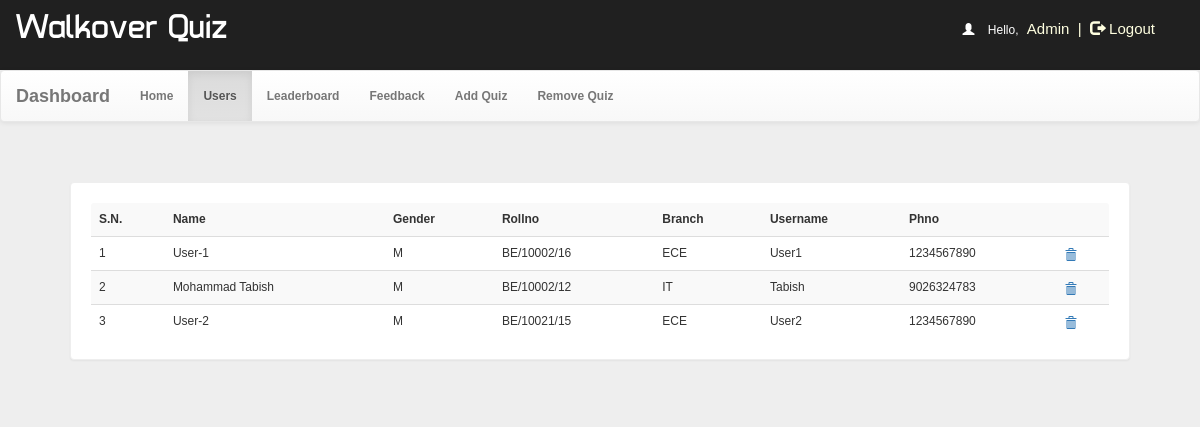
Page /dash.php?q=1 (signed in) on the committed database.
### tables this page shows
CREATE TABLE `user` (
  `id` int(100) NOT NULL,
  `name` varchar(50) NOT NULL,
  `rollno` varchar(20) NOT NULL,
  `branch` varchar(20) NOT NULL,
  `gender` varchar(5) NOT NULL,
  `username` varchar(50) NOT NULL,
  `phno` bigint(20) NOT NULL,
  `password` varchar(50) NOT NULL
);

### dash.php (the view, shortened to what this page needs)
<!DOCTYPE html PUBLIC "-//W3C//DTD XHTML 1.0 Transitional//EN" "http://www.w3.org/TR/xhtml1/DTD/xhtml1-transitional.dtd">
<html xmlns="http://www.w3.org/1999/xhtml">
<head>
<link  rel="stylesheet" href="css/bootstrap.min.css"/>
 <link  rel="stylesheet" href="css/bootstrap-theme.min.css"/>
 <link rel="stylesheet" href="css/main.css">
 <link  rel="stylesheet" href="css/font.css">
</head>
<body  style="background:#eee;">
<body  style="background:#eee;">
<div class="header">
<div class="row">
<div class="col-lg-6">
<span class="logo">Walkover Quiz</span></div>
<?php
include_once 'dbConnection.php';
if (!(isset($_SESSION['username']))  || ($_SESSION['key']) != '54585c506829293a2d4c3b68543b316e2e7a2d277858545a36362e5f39') {
    session_destroy();
    header("location:index.php");
} else {
    $name     = $_SESSION['name'];
    echo '<span class="pull-right top title1" ><span style="color:white"><span class="glyphicon glyphicon-user" aria-hidden="true"></span>&nbsp;&nbsp;&nbsp;&nbsp;Hello,</span> <span class="log log1" style="color:lightyellow">' . $name . '&nbsp;&nbsp;|&nbsp;&nbsp;<a href="logout.php?q=account.php" style="color:lightyellow"><span class="glyphicon glyphicon-log-out" aria-hidden="true"></span>&nbsp;Logout</button></a></span>';
}
?>
</div></div>
<nav class="navbar navbar-default title1">
  <div class="container-fluid">
    <div class="navbar-header">
      <a class="navbar-brand" href="dash.php?q=0"><b>Dashboard</b></a>
    </div>
    <div class="collapse navbar-collapse" id="bs-example-navbar-collapse-1">
      <ul class="nav navbar-nav">
        <li <?php
if (@$_GET['q'] == 0)
    echo 'class="active"';
?>><a href="dash.php?q=0" style="font-weight:bolder;">Home<span class="sr-only">(current)</span></a></li>
        <li <?php
if (@$_GET['q'] == 1)
    echo 'class="active"';
?>><a href="dash.php?q=1"  style="font-weight:bolder;">Users</a></li>
    <li <?php
if (@$_GET['q'] == 2)
    echo 'class="active"';
?>><a href="dash.php?q=2"  style="font-weight:bolder;">Leaderboard</a></li>
    <li <?php
if (@$_GET['q'] == 3)
    echo 'class="active"';
?>><a href="dash.php?q=3"  style="font-weight:bolder;">Feedback</a></li>
        <li <?php
if (@$_GET['q'] == 4)
    echo 'class="active"';
?>><a href="dash.php?q=4"  style="font-weight:bolder;">Add Quiz</a></li>
        <li <?php
if (@$_GET['q'] == 5)
    echo 'class="active"';
?>><a href="dash.php?q=5"  style="font-weight:bolder;">Remove Quiz</a></li>
      </ul>
          </div>
  </div>
</nav>
<div class="container">
<div class="row">
<div class="col-md-12">
<?php
if (@$_GET['q'] == 1) {
    $result = mysqli_query($con, "SELECT * FROM user") or die('Error');
    echo '<div class="panel"><table class="table table-striped title1">
<tr><td style="vertical-align:middle"><b>S.N.</b></td><td style="vertical-align:middle"><b>Name</b></td><td style="vertical-align:middle"><b>Gender</b></td><td style="vertical-align:middle"><b>Rollno</b></td><td style="vertical-align:middle"><b>Branch</b></td><td style="vertical-align:middle"><b>Username</b></td><td style="vertical-align:middle"><b>Phno</b></td><td style="vertical-align:middle"></td></tr>';
    $c = 1;
    while ($row = mysqli_fetch_array($result)) {
        $name      = $row['name'];
        $phno      = $row['phno'];
        $gender    = $row['gender'];
        $rollno    = $row['rollno'];
        $branch    = $row['branch'];
        $username1 = $row['username'];
        echo '<tr><td style="vertical-align:middle">' . $c++ . '</td><td style="vertical-align:middle">' . $name . '</td><td style="vertical-align:middle">' . $gender . '</td><td style="vertical-align:middle">' . $rollno . '</td><td style="vertical-align:middle">' . $branch . '</td><td style="vertical-align:middle">' . $username1 . '</td><td style="vertical-align:middle">' . $phno . '</td>
  <td style="vertical-align:middle"><a title="Delete User" href="update.php?dusername=' . $username1 . '"><b><span class="glyphicon glyphicon-trash" aria-hidden="true"></span></b></a></td></tr>';
    }
    echo '</table></div>';
}
?>
</div>
</div></div>
</body>
</html>

### css/main.css (style rules this page uses)
body { overflow-x: hidden; width: 100%; font: 12px "Century Gothic", "Times Roman", sans-serif; background: #eee; height: 100vh; background-attachment: fixed; }
.panel { border-color: #eee; margin: 40px; padding: 20px; font: 15px "Century Gothic", "Times Roman", sans-serif; }
.header { background: #202020; height: 70px; }
.logo { font-family: 'typo'; font-size: 35px; color: #ffffff; margin: 15px; }
.title1 { font: 12px "Century Gothic", "Times Roman", sans-serif; }
.top { margin-top: 20px; }
.log1 { font: 15px 'Ubuntu', sans-serif; color: #0000ff; margin-left: 10px; }
.log { margin: 10px; margin-right: 60px; margin-left: 5px; color: #ffffb3; text-decoration: none; font-size: 20px; font-size: 15px; }

### rows in the picture
user: name "User-1", gender "M", rollno "BE/10002/16", branch "ECE", username "User1", phno "1234567890"
user: name "Mohammad Tabish", gender "M", rollno "BE/10002/12", branch "IT", username "Tabish", phno "9026324783"
user: name "User-2", gender "M", rollno "BE/10021/15", branch "ECE", username "User2", phno "1234567890"

### other values in the picture
$name "Admin"
